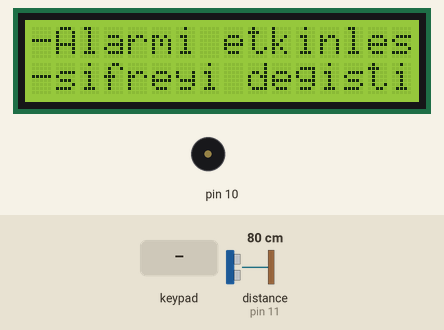
Simulated run of this sketch. Board: Arduino Uno, built with avr-gcc and run on an emulated ATmega328P. Parts: 16×2 character LCD, buzzer (waves = sounding). Inputs (shaded band) come from the test bench; at power-on: distance to the obstacle (sensor on pin 11) 80 cm. The echo pulse lasts 58.3 µs per cm; what the sketch prints to the serial monitor is not drawn.

Above: at 3.2 s.
3.3 s: key 'A' pressed
At 4.7 s:
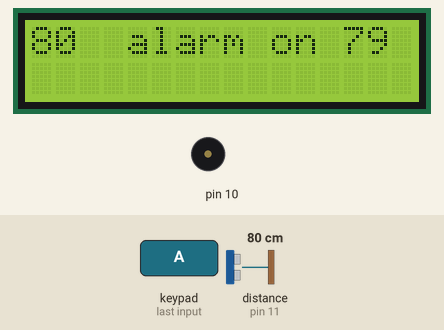
5.6 s: distance to the obstacle (sensor on pin 11) set to 2 cm
At 6.6 s:
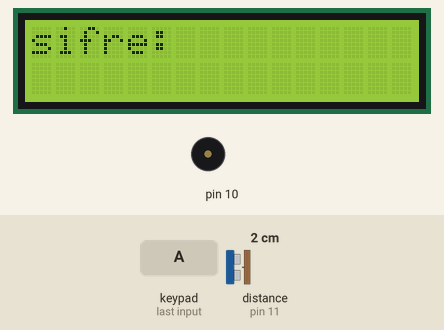
7.4 s: keypad keys 1 2 3 4 # pressed 0.858 s apart
At 12.1 s:
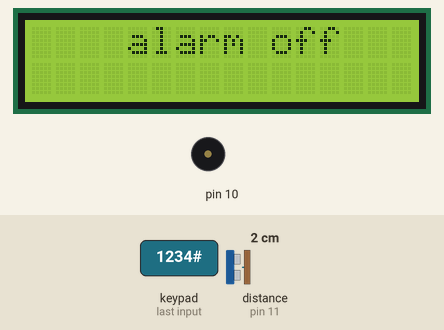
13.1 s: key 'B' pressed
At 15.3 s:
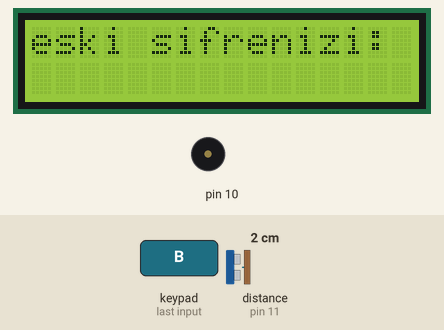
15.9 s: keypad keys 1 2 3 4 A pressed 0.858 s apart
At 21.0 s:
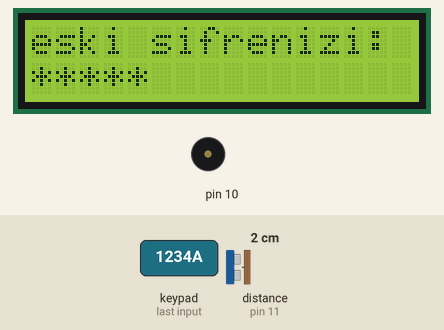
21.6 s: keypad keys 1 2 3 4 D pressed 0.858 s apart
At 26.5 s:
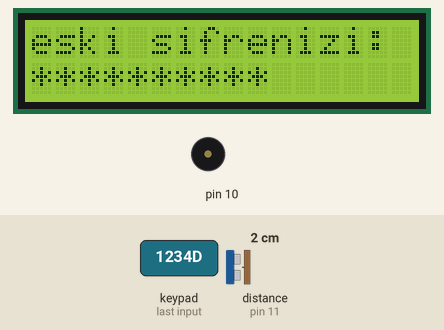
Timing chart, 0 to 28.0 s (numbered marks = the images above; inputs shaded):
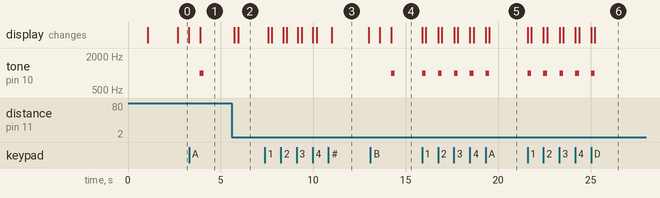

The sketch:

Code.ino
```cpp
#include<LiquidCrystal.h>
#include <Keypad.h>

#define trigPin 12
#define echoPin 11
char tusMap[4][4] = {
  {'1','2','3','A'},
  {'4','5','6','B'},
  {'7','8','9','C'},
  {'*','0','#','D'}
};

byte satirPinleri[4] = {A0,A1,A2,A3};
byte sutunPinleri[4] = {A4,A5,8,9};


String sifre = "1234";  // varsaylan sifre
String tempSifre = "";
int k = 0;
char tus;
String A = "A-Alarmi etkinlestir  " ;
String B = "B-sifreyi degistir    ";
int len = A.length()-16+1;
int len2 = B.length()-16+1;
int mode = 0;
boolean alarm = false;
int baslangicMesafe, yeniMesafe;
long mesafe, sure;
String data;
Keypad kp = Keypad(makeKeymap(tusMap), satirPinleri, sutunPinleri, 4, 4);
LiquidCrystal lcd(2,3,4,5,6,7);


void setup() {
  lcd.begin(16,2);
  Serial.begin(9600);
  delay(1000);
  lcd.print(A);
  lcd.setCursor(0,1);
  lcd.print(B);
  delay(1000);
  pinMode(10, OUTPUT);
  pinMode(trigPin, OUTPUT);
  pinMode(echoPin, INPUT);
}

/*
programimiz modelerden oluşmakta.
mode 0 / ana ekran : bu modda alarmı etkinleşir ve şifreyi değiştir iki seçenek olmak üzere kullanıcıya sunuluyor.
mode 1 / alarm aktif : bu moda geçtiğinde alarm aktif hale gelir
mode 2 / şifre kontrol modu : bu modda geçtiğinde kullanıcıdan eski şifresini girilmesini istenecek. Doğru şifreyi girdiği halde mod 3e geçer
mode 3 / şifre değiştirme modu : bu modda kullanıcıdan  yeni şifre girilmesini istencek ve ana ekrana dönecek

*/
void loop()
{
  if(mode == 0)
  {
    for(int i=0;i<A.length();i++)   //ana ekrandaki metni kaydırmak için
    {
      tus = kp.getKey();
      if(tus)
      {
        if(tus == 'B')              // B'ye basılırsa şifreyi değiştirme işlemine geçecek ==> mode 2
        {
          tone(10, 1000, 200);
          lcd.clear();
          lcd.print("eski sifrenizi: ");
          mode = 2;
          k = 0;
          break;
        }
        else if(tus == 'A')
        {
          tone(10, 1000, 200);
          lcd.clear();
          digitalWrite(trigPin, LOW);
          delayMicroseconds(2);
          digitalWrite(trigPin, HIGH);
          delayMicroseconds(10);
          digitalWrite(trigPin, LOW);
          sure = pulseIn(echoPin, HIGH);
          baslangicMesafe = sure*0.034/2;

          lcd.print("    alarm on ");
          lcd.print(baslangicMesafe);
          mode = 1;
          break;
        }
      }

      // ana ekranı kaydırma işlemin başlangıcı
      lcd.setCursor(0,0);
      lcd.clear();
      lcd.print(A.substring(i,i+16));
      if(i>len){lcd.setCursor(16-(i-len),0);lcd.print(A.substring(0,i));}
      lcd.setCursor(0,1);
      lcd.print(B.substring(i,i+16));
      if(i>len){lcd.setCursor(16-(i-len),1);lcd.print(B.substring(0,i));}
      delay(600);
      // ana ekranı kaydırma işlemin bitişi

    }
  }

  /*  eski şifreyi kontrol etme modu   */
  if(mode == 2)
  {
    tus = kp.getKey();
    if(tus)
    {
      tone(10, 1000, 200);
      if(tus == '#')      // # 'ye basıldığı zaman girilen stringin doğru olup olmadığını kontrol edecek
      {
        if(tempSifre == sifre )
        {
          lcd.clear();
          lcd.print("yeni sifreniz:");
          mode = 3;
          tempSifre = "";
          k = 0;
         }
        else
        {
          lcd.clear();
          //lcd.print(sifre);
          lcd.setCursor(0,1);
          lcd.print("sifre yanlis");
        }
      }
      else
      {
        if(tus == 'C')    // C'ye basildiğı zaman girilen şifreyi temizleyecek
        {
          tempSifre = "";
          lcd.clear();
          lcd.print("eski sifreniz:");
          k = 0;
        }
        else
        {
          tempSifre += tus;
          lcd.setCursor(k,1);
          lcd.print(tus);
          delay(200);
          lcd.setCursor(k,1);
          lcd.print('*');
          k++;
        }
      }
    }
  }

/*  şifre değiştirme modu   */
if(mode == 3)
{

  tus = kp.getKey();
  if(tus)
  {
    tone(10, 1000, 200);
    if(tus == '#')    // # 'a basıldığı zaman girilen şifreyi yeni şifre olarak kabul edecek
    {
      sifre = tempSifre;
      lcd.clear();
      lcd.print("sifreniz yenilendi");
      lcd.setCursor(0,1);
      //lcd.print(sifre);
      delay(2000);
      mode = 0;
      tempSifre = "";
    }

    else
    {
      if(tus == 'C')    // C'ye basıldığı zaman girilien şifreyi temizleyecek
      {
        tempSifre = "";
        lcd.clear();
        lcd.print("yeni sifreniz:");
        k = 0;

      }
      else
      {
        tempSifre += tus;
        lcd.setCursor(k,1);
        lcd.print(tus);
        delay(200);
        lcd.setCursor(k,1);
        lcd.print('*');
        k++;
      }
    }
  }
  }

 if(mode == 1)
 {
  digitalWrite(trigPin, LOW);
  delayMicroseconds(2);
  digitalWrite(trigPin, HIGH);
  delayMicroseconds(10);
  digitalWrite(trigPin, LOW);
  sure = pulseIn(echoPin, HIGH);
  mesafe = (sure*0.034/2) + 1;
  if(alarm == false){lcd.setCursor(0,0);lcd.print(mesafe); }
  delay(200);
  if ((mesafe < baslangicMesafe)  && alarm == false)
  {
    alarm = true;
    digitalWrite(10, HIGH);
    Serial.print('1');
    tempSifre = "";
    lcd.clear();
    lcd.setCursor(0,0);
    lcd.print("sifre:");
    k = 0;
  }

  if(alarm == true)
  {
    while(Serial.available() > 0 )
    {
      data = Serial.readString();
      if(data == sifre )
        {
          lcd.clear();
          digitalWrite(10, LOW);
          alarm = false;
          lcd.print("    alarm off");
          delay(2000);
          lcd.clear();
          mode = 0;
         }
         else
         {lcd.clear();lcd.setCursor(0,1);lcd.print("sifre yanlis");}
    }
    lcd.setCursor(0,0);
    lcd.print("sifre:");
    tus = kp.getKey();
    if(tus)
    {
      if(tus == '#')      // # 'ye basıldığı zaman girilen stringin doğru olup olmadığını kontrol edecek
      {
        if(tempSifre == sifre )
        {
          lcd.clear();
          digitalWrite(10, LOW);
          alarm = false;
          lcd.print("    alarm off");
          delay(2000);
          lcd.clear();
          mode = 0;
         }
        else
        {
          lcd.clear();
          lcd.print("sifre yanlis");
          delay(1500);
          tempSifre = "";
          lcd.clear();
          lcd.setCursor(0,0);
          lcd.print("sifre:");
          k = 0;
        }
      }
      else
      {
        if(tus == 'C')    // C'ye basildiğı zaman girilen şifreyi temizleyecek
        {
          tempSifre = "";
          lcd.clear();
          lcd.print("sifre:");
          k = 0;
        }
        else
        {
          tempSifre += tus;
          lcd.setCursor(k,1);
          lcd.print(tus);
          delay(200);
          lcd.setCursor(k,1);
          lcd.print('*');
          k++;
        }
      }
    }
  }
 }
}
```

Measured:
- after the input at 3.3 s, tone on pin 10: silent → 1000 Hz after 0.59 s, → silent 0.20 s later; the display: changes after 0.61 s (image 1)
- after the input at 5.6 s, the display: first changes after 0.15 s (image 2 shows a later state)
- after the input at 7.4 s, the display: first changes after 0.17 s (image 3 shows a later state)
- after the input at 13.1 s, tone on pin 10: silent → 1000 Hz after 1.1 s, → silent 0.20 s later; the display: first differs from a run without the input after 1.1 s (image 4)
- after the input at 15.9 s, tone on pin 10: alternates 1000 Hz for 0.20 s and silent for 0.66 s, 10 changes in all, then stays silent, starting at once; the display: first changes at once (image 5 shows a later state)
- after the input at 21.6 s, tone on pin 10: alternates 1000 Hz for 0.20 s and silent for 0.66 s, 10 changes in all, then stays silent, starting at once; the display: first changes at once (image 6 shows a later state)
- what the display in image 0 shows lasts 0.6 s, from 2.7 s to 3.3 s
